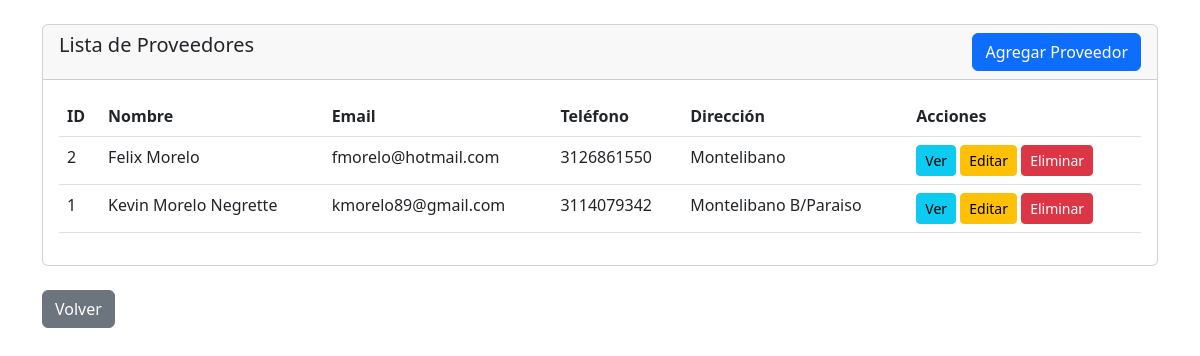
The app's page /sales_system/modules/Provider/Views/index.php (signed in) with its own data.
### tables this page shows
CREATE TABLE IF NOT EXISTS `proveedores` (
  `id` int NOT NULL AUTO_INCREMENT,
  `name` varchar(100) NOT NULL,
  `email` varchar(100) DEFAULT NULL,
  `phone` varchar(20) DEFAULT NULL,
  `address` varchar(255) DEFAULT NULL,
  `created_at` timestamp NULL DEFAULT CURRENT_TIMESTAMP,
  `updated_at` timestamp NULL DEFAULT CURRENT_TIMESTAMP ON UPDATE CURRENT_TIMESTAMP,
  PRIMARY KEY (`id`)
);

### sales_system/modules/Provider/Controllers/ProviderController.php (called while the page is built, shortened)
<?php
require_once __DIR__ . '/../Model/Provider.php';
class ProviderController {
    private $conn;
    public function __construct($conn) {
        $this->conn = $conn;
    }
    public function getAll() {
        $result = $this->conn->query("SELECT * FROM proveedores ORDER BY id DESC");
        $proveedores = [];
        if ($result && $result->num_rows > 0) {
            while ($row = $result->fetch_assoc()) {
                $proveedores[] = new Provider(
                    $row['id'],
                    $row['name'],
                    $row['email'],
                    $row['phone'],
                    $row['address'],
                    $row['created_at'],
                    $row['updated_at']
                );
            }
        }
        return $proveedores;
    }
}

### sales_system/modules/Provider/Model/Provider.php (called while the page is built, shortened)
<?php
class Provider {
    public function __construct($id, $name, $email, $phone, $address, $created_at, $updated_at) {
        $this->id = $id;
        $this->name = $name;
        $this->email = $email;
        $this->phone = $phone;
        $this->address = $address;
    }
}

### sales_system/modules/Provider/Views/index.php (the view, shortened to what this page needs)
<?php
require_once __DIR__ . '/../Controllers/ProviderController.php';
$conn = new mysqli(DB_HOST, DB_USER, DB_PASS, DB_NAME);
$controller = new ProviderController($conn);
$proveedores = $controller->getAll();
?>
<!DOCTYPE html>
<html lang="es">
<head>
    <link href="https://cdn.jsdelivr.net/npm/bootstrap@5.3.0/dist/css/bootstrap.min.css" rel="stylesheet" />
</head>
<body class="container mt-4">
    <div class="card">
        <div class="card-header">
            <h5 class="mb-0">Lista de Proveedores
                <a href="create.php" class="btn btn-primary float-end">Agregar Proveedor</a>
            </h5>
        </div>
        <div class="card-body">
            <table class="table table-hover ">
                <thead>
                    <tr>
                        <th>ID</th><th>Nombre</th><th>Email</th><th>Teléfono</th><th>Dirección</th><th>Acciones</th>
                    </tr>
                </thead>
                <tbody>
                    <?php foreach ($proveedores as $prov): ?>
                        <tr>
                            <td><?= $prov->id ?></td>
                            <td><?= htmlspecialchars($prov->name) ?></td>
                            <td><?= htmlspecialchars($prov->email) ?></td>
                            <td><?= htmlspecialchars($prov->phone) ?></td>
                            <td><?= htmlspecialchars($prov->address) ?></td>
                            <td>
                                <a href="show.php?id=<?= $prov->id ?>" class="btn btn-info btn-sm">Ver</a>
                                <a href="edit.php?id=<?= $prov->id ?>" class="btn btn-warning btn-sm">Editar</a>
                                <a href="delete.php?id=<?= $prov->id ?>" class="btn btn-danger btn-sm" onclick="return confirm('¿Seguro que quieres eliminar este proveedor?')">Eliminar</a>
                            </td>
                        </tr>
                    <?php endforeach; ?>
                </tbody>
            </table>
        </div>
    </div>
<a href="../../../dashboard.php" class="btn btn-secondary mt-4">Volver</a>
</body>
</html>

### records on screen
proveedores: id "2", name "Felix Morelo", email "fmorelo@hotmail.com", phone "3126861550", address "Montelibano"
proveedores: id "1", name "Kevin Morelo Negrette", email "kmorelo89@gmail.com", phone "3114079342", address "Montelibano B/Paraiso"
